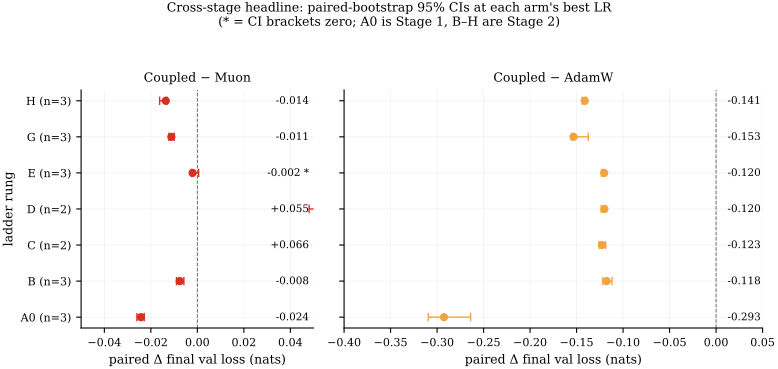

Source code (Python):
"""Fig 12 — THE HEADLINE: cross-stage forest of (Coupled − Muon, Coupled − AdamW)
95% CIs for A0 (n=5) and each Stage 2 rung (n=3).
"""
from __future__ import annotations

import sys
from pathlib import Path

import matplotlib.pyplot as plt
import pandas as pd

sys.path.insert(0, str(Path(__file__).resolve().parent))
from _common import DATA_DIR, OPT_COLOR, RUNG_ORDER, save_fig, setup_mpl
from _stats import best_lr_per_arm, paired_bootstrap


def _arm_at_best_lr(s: pd.DataFrame, opt: str, rung: str) -> pd.DataFrame:
    bests = best_lr_per_arm(s[s["rung"] == rung], group_keys=["rung", "optimizer"])
    row = bests[bests["optimizer"] == opt]
    if len(row) == 0:
        return s.iloc[0:0]
    lr = row.iloc[0]["lr"]
    return s[(s["optimizer"] == opt) & (s["rung"] == rung) & (s["lr"] == lr) & (~s["diverged"].astype(bool))]


def main() -> None:
    setup_mpl()
    s1 = pd.read_parquet(DATA_DIR / "coupled_muon_A0_repro_summary.parquet")
    s2 = pd.read_parquet(DATA_DIR / "coupled_muon_ladder_summary.parquet")
    s = pd.concat([s1, s2], ignore_index=True)

    rows = []
    for rg in RUNG_ORDER:
        coup = _arm_at_best_lr(s, "coupled_muon_v2", rg)
        muon = _arm_at_best_lr(s, "muon", rg)
        adamw = _arm_at_best_lr(s, "adamw", rg)
        ci_m = paired_bootstrap(coup, muon, on=["rung", "seed"])
        ci_a = paired_bootstrap(coup, adamw, on=["rung", "seed"])
        rows.append({
            "rung": rg,
            "n_seed_repro": ci_m.n,
            "ci_m": ci_m,
            "ci_a": ci_a,
        })

    fig, axes = plt.subplots(1, 2, figsize=(8.0, 3.6), sharey=True, gridspec_kw={"width_ratios": [1.0, 1.8]})
    for col, (key, color, title, xlim) in enumerate([
        ("ci_m", OPT_COLOR["coupled_muon_v2"], "Coupled − Muon", (-0.05, 0.05)),
        ("ci_a", OPT_COLOR["adamw"],           "Coupled − AdamW", (-0.40, 0.05)),
    ]):
        ax = axes[col]
        for i, row in enumerate(rows):
            ci = row[key]
            if ci.n == 0:
                continue
            ax.errorbar([ci.median], [i], xerr=[[ci.median - ci.lo], [ci.hi - ci.median]],
                        fmt="o", color=color, capsize=3, lw=1.0, markersize=5)
            bracket = " *" if ci.lo <= 0 <= ci.hi else ""
            ax.text(xlim[1] - 0.002, i, f"{ci.median:+.3f}{bracket}",
                    ha="right", va="center", fontsize=7.5)
        ax.axvline(0, color="0.4", lw=0.7, ls="--")
        ax.set_yticks(range(len(rows)))
        ax.set_yticklabels([f"{r['rung']} (n={r['n_seed_repro']})" for r in rows])
        ax.invert_yaxis()
        ax.set_title(title)
        ax.set_xlabel("paired Δ final val loss (nats)")
        ax.set_xlim(*xlim)
        if col == 0:
            ax.set_ylabel("ladder rung")
    fig.suptitle("Cross-stage headline: paired-bootstrap 95% CIs at each arm's best LR\n"
                 "(* = CI brackets zero; A0 is Stage 1, B–H are Stage 2)",
                 y=1.05, fontsize=9)
    fig.tight_layout()
    save_fig(fig, "fig12_xstage_forest")


if __name__ == "__main__":
    main()
